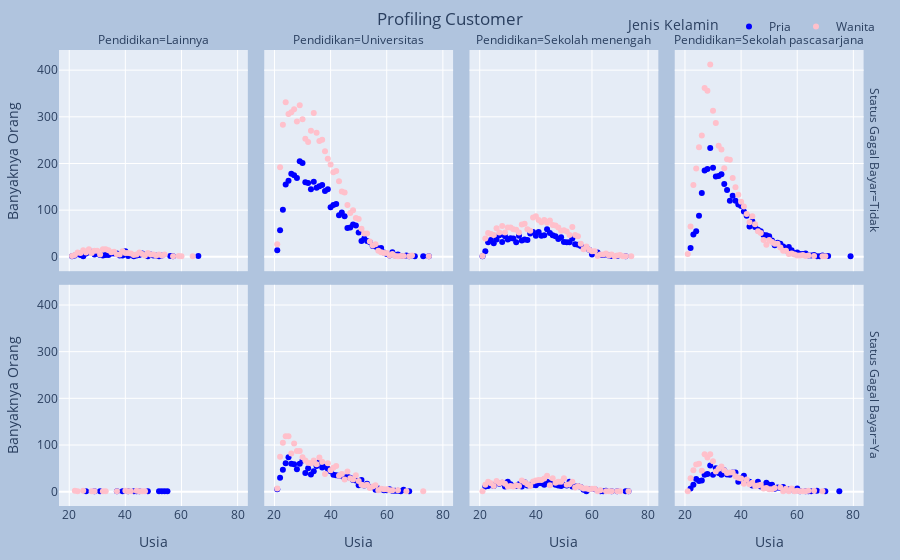

Write notebook code for a chart like this one.
### Code cell
fig=px.scatter(counts, x='AGE', y='Count', color='SEX', facet_col='EDUCATION', facet_row='default payment next month',
                labels={'AGE': 'Usia', 'Count': 'Banyaknya Orang', 'default payment next month': 'Status Gagal Bayar', 
                'SEX': 'Jenis Kelamin', 'EDUCATION': 'Pendidikan'},
                color_discrete_map={'1': 'blue', '2': 'pink'})
fig.for_each_trace(lambda t: t.update(name='Pria' if t.name == '1' else 'Wanita' if t.name == '2' else t.name))
fig.update_layout(
    title='Profiling Customer',
    title_x = 0.5,
    legend=dict(orientation="h",
    yanchor="bottom",
    y=1.02,
    xanchor="right",
    x=1),
    margin=dict(l=20, r=20, t=40, b=20),
    paper_bgcolor="LightSteelBlue")
fig.show()

### Figure 1 — Plotly figure (JSON) as saved in the notebook; plotly's stock layout.template omitted (floating-point values rounded to 4 significant figures)
{"data": [{"hovertemplate": "Jenis Kelamin=1<br>Status Gagal Bayar=Tidak<br>Pendidikan=Lainnya<br>Usia=%{x}<br>Banyaknya Orang=%{y}<extra></extra>", "legendgroup": "1", "marker": {"color": "blue", "symbol": "circle"}, "mode": "markers", "name": "Pria", "orientation": "v", "showlegend": true, "type": "scatter", "x": [21, 22, 23, 24, 25, 26, 27, 28, 29, 30, 31, 32, 33, 34, 35, 36, 37, 38, 39, 40, 41, 42, 43, 44, 45, 46, 47, 48, 49, 50, 51, 52, 53, 56, 57, 66], "xaxis": "x5", "y": [1, 3, 6, 4, 1, 7, 10, 11, 5, 7, 4, 3, 4, 4, 7, 7, 7, 3, 3, 12, 2, 5, 1, 3, 4, 7, 4, 1, 5, 3, 3, 1, 3, 2, 1, 2], "yaxis": "y5"}, {"hovertemplate": "Jenis Kelamin=1<br>Status Gagal Bayar=Tidak<br>Pendidikan=Universitas<br>Usia=%{x}<br>Banyaknya Orang=%{y}<extra></extra>", "legendgroup": "1", "marker": {"color": "blue", "symbol": "circle"}, "mode": "markers", "name": "Pria", "orientation": "v", "showlegend": false, "type": "scatter", "x": [21, 22, 23, 24, 25, 26, 27, 28, 29, 30, 31, 32, 33, 34, 35, 36, 37, 38, 39, 40, 41, 42, 43, 44, 45, 46, 47, 48, 49, 50, 51, 52, 53, 54, 55, 56, 57, 58, 59, 60, 61, 62, 63, 64, 65, 66, 67, 68, 70, 73, 75], "xaxis": "x6", "y": [14, 57, 101, 155, 163, 178, 175, 169, 205, 201, 160, 158, 145, 161, 148, 151, 154, 141, 145, 106, 111, 113, 89, 95, 87, 62, 63, 69, 67, 52, 34, 39, 34, 31, 23, 22, 18, 19, 9, 6, 3, 10, 3, 5, 2, 2, 3, 1, 1, 1, 1], "yaxis": "y6"}, {"hovertemplate": "Jenis Kelamin=1<br>Status Gagal Bayar=Tidak<br>Pendidikan=Sekolah menengah<br>Usia=%{x}<br>Banyaknya Orang=%{y}<extra></extra>", "legendgroup": "1", "marker": {"color": "blue", "symbol": "circle"}, "mode": "markers", "name": "Pria", "orientation": "v", "showlegend": false, "type": "scatter", "x": [21, 22, 23, 24, 25, 26, 27, 28, 29, 30, 31, 32, 33, 34, 35, 36, 37, 38, 39, 40, 41, 42, 43, 44, 45, 46, 47, 48, 49, 50, 51, 52, 53, 54, 55, 56, 57, 58, 59, 60, 61, 62, 63, 64, 65, 66, 67, 69, 72], "xaxis": "x7", "y": [1, 12, 31, 36, 29, 37, 46, 32, 44, 37, 40, 39, 31, 45, 35, 37, 36, 50, 53, 45, 53, 45, 46, 59, 51, 46, 44, 38, 42, 32, 31, 31, 39, 27, 26, 23, 19, 19, 15, 5, 8, 9, 4, 4, 5, 3, 2, 2, 1], "yaxis": "y7"}, {"hovertemplate": "Jenis Kelamin=1<br>Status Gagal Bayar=Tidak<br>Pendidikan=Sekolah pascasarjana<br>Usia=%{x}<br>Banyaknya Orang=%{y}<extra></extra>", "legendgroup": "1", "marker": {"color": "blue", "symbol": "circle"}, "mode": "markers", "name": "Pria", "orientation": "v", "showlegend": false, "type": "scatter", "x": [22, 23, 24, 25, 26, 27, 28, 29, 30, 31, 32, 33, 34, 35, 36, 37, 38, 39, 40, 41, 42, 43, 44, 45, 46, 47, 48, 49, 50, 51, 52, 53, 54, 55, 56, 57, 58, 59, 60, 61, 62, 63, 64, 65, 66, 67, 68, 69, 70, 71, 79], "xaxis": "x8", "y": [19, 48, 55, 88, 137, 185, 188, 233, 191, 172, 173, 177, 156, 143, 120, 131, 120, 112, 109, 97, 88, 65, 76, 64, 58, 55, 47, 46, 44, 35, 25, 30, 28, 22, 14, 21, 14, 8, 9, 6, 6, 7, 3, 3, 4, 1, 1, 3, 2, 2, 1], "yaxis": "y8"}, {"hovertemplate": "Jenis Kelamin=1<br>Status Gagal Bayar=Ya<br>Pendidikan=Lainnya<br>Usia=%{x}<br>Banyaknya Orang=%{y}<extra></extra>", "legendgroup": "1", "marker": {"color": "blue", "symbol": "circle"}, "mode": "markers", "name": "Pria", "orientation": "v", "showlegend": false, "type": "scatter", "x": [26, 29, 31, 37, 39, 41, 43, 44, 45, 48, 52, 53, 54, 55], "xaxis": "x", "y": [1, 1, 1, 1, 1, 1, 1, 1, 1, 1, 1, 1, 1, 1], "yaxis": "y"}, {"hovertemplate": "Jenis Kelamin=1<br>Status Gagal Bayar=Ya<br>Pendidikan=Universitas<br>Usia=%{x}<br>Banyaknya Orang=%{y}<extra></extra>", "legendgroup": "1", "marker": {"color": "blue", "symbol": "circle"}, "mode": "markers", "name": "Pria", "orientation": "v", "showlegend": false, "type": "scatter", "x": [21, 22, 23, 24, 25, 26, 27, 28, 29, 30, 31, 32, 33, 34, 35, 36, 37, 38, 39, 40, 41, 42, 43, 44, 45, 46, 47, 48, 49, 50, 51, 52, 53, 54, 55, 56, 57, 58, 59, 60, 61, 62, 63, 64, 65, 66, 68], "xaxis": "x2", "y": [5, 30, 47, 61, 74, 60, 59, 48, 60, 67, 40, 50, 37, 44, 55, 64, 52, 54, 49, 44, 36, 35, 34, 34, 28, 32, 30, 25, 24, 14, 25, 13, 17, 10, 10, 4, 7, 5, 3, 3, 5, 2, 2, 2, 1, 4, 1], "yaxis": "y2"}, {"hovertemplate": "Jenis Kelamin=1<br>Status Gagal Bayar=Ya<br>Pendidikan=Sekolah menengah<br>Usia=%{x}<br>Banyaknya Orang=%{y}<extra></extra>", "legendgroup": "1", "marker": {"color": "blue", "symbol": "circle"}, "mode": "markers", "name": "Pria", "orientation": "v", "showlegend": false, "type": "scatter", "x": [22, 23, 24, 25, 26, 27, 28, 29, 30, 31, 32, 33, 34, 35, 36, 37, 38, 39, 40, 41, 42, 43, 44, 45, 46, 47, 48, 49, 50, 51, 52, 53, 54, 55, 56, 57, 58, 59, 61, 63, 64, 65, 67, 69, 72, 73], "xaxis": "x3", "y": [11, 12, 16, 12, 18, 17, 19, 11, 21, 16, 12, 12, 16, 11, 20, 13, 15, 15, 14, 18, 18, 15, 21, 18, 18, 15, 13, 12, 15, 13, 21, 11, 11, 12, 10, 4, 1, 5, 5, 1, 1, 2, 1, 1, 1, 1], "yaxis": "y3"}, {"hovertemplate": "Jenis Kelamin=1<br>Status Gagal Bayar=Ya<br>Pendidikan=Sekolah pascasarjana<br>Usia=%{x}<br>Banyaknya Orang=%{y}<extra></extra>", "legendgroup": "1", "marker": {"color": "blue", "symbol": "circle"}, "mode": "markers", "name": "Pria", "orientation": "v", "showlegend": false, "type": "scatter", "x": [22, 23, 24, 25, 26, 27, 28, 29, 30, 31, 32, 33, 34, 35, 36, 37, 38, 39, 40, 41, 42, 43, 44, 45, 46, 47, 48, 49, 50, 51, 52, 53, 54, 55, 56, 57, 58, 59, 60, 61, 63, 64, 65, 67, 70, 75], "xaxis": "x4", "y": [7, 15, 27, 23, 24, 36, 38, 56, 36, 50, 40, 36, 46, 37, 36, 41, 41, 21, 29, 34, 24, 21, 13, 16, 21, 11, 11, 19, 15, 15, 6, 9, 8, 10, 5, 5, 5, 2, 7, 1, 1, 1, 1, 2, 1, 1], "yaxis": "y4"}, {"hovertemplate": "Jenis Kelamin=2<br>Status Gagal Bayar=Tidak<br>Pendidikan=Lainnya<br>Usia=%{x}<br>Banyaknya Orang=%{y}<extra></extra>", "legendgroup": "2", "marker": {"color": "pink", "symbol": "circle"}, "mode": "markers", "name": "Wanita", "orientation": "v", "showlegend": true, "type": "scatter", "x": [21, 22, 23, 24, 25, 26, 27, 28, 29, 30, 31, 32, 33, 34, 35, 36, 37, 38, 39, 40, 41, 42, 43, 44, 45, 46, 47, 48, 49, 50, 51, 52, 53, 54, 57, 59, 60, 64], "xaxis": "x5", "y": [2, 4, 9, 8, 14, 9, 16, 8, 13, 13, 5, 16, 16, 14, 10, 11, 5, 5, 12, 8, 8, 7, 4, 5, 9, 6, 3, 8, 5, 5, 3, 5, 3, 5, 1, 2, 1, 1], "yaxis": "y5"}, {"hovertemplate": "Jenis Kelamin=2<br>Status Gagal Bayar=Tidak<br>Pendidikan=Universitas<br>Usia=%{x}<br>Banyaknya Orang=%{y}<extra></extra>", "legendgroup": "2", "marker": {"color": "pink", "symbol": "circle"}, "mode": "markers", "name": "Wanita", "orientation": "v", "showlegend": false, "type": "scatter", "x": [21, 22, 23, 24, 25, 26, 27, 28, 29, 30, 31, 32, 33, 34, 35, 36, 37, 38, 39, 40, 41, 42, 43, 44, 45, 46, 47, 48, 49, 50, 51, 52, 53, 54, 55, 56, 57, 58, 59, 60, 61, 62, 63, 64, 65, 66, 68, 69, 75], "xaxis": "x6", "y": [27, 192, 283, 331, 306, 310, 316, 290, 325, 295, 253, 246, 270, 308, 266, 248, 251, 226, 210, 198, 181, 184, 162, 140, 138, 111, 94, 100, 83, 81, 60, 50, 50, 33, 24, 27, 13, 10, 8, 8, 3, 6, 2, 1, 2, 2, 1, 3, 1], "yaxis": "y6"}, {"hovertemplate": "Jenis Kelamin=2<br>Status Gagal Bayar=Tidak<br>Pendidikan=Sekolah menengah<br>Usia=%{x}<br>Banyaknya Orang=%{y}<extra></extra>", "legendgroup": "2", "marker": {"color": "pink", "symbol": "circle"}, "mode": "markers", "name": "Wanita", "orientation": "v", "showlegend": false, "type": "scatter", "x": [21, 22, 23, 24, 25, 26, 27, 28, 29, 30, 31, 32, 33, 34, 35, 36, 37, 38, 39, 40, 41, 42, 43, 44, 45, 46, 47, 48, 49, 50, 51, 52, 53, 54, 55, 56, 57, 58, 59, 60, 61, 62, 63, 64, 65, 66, 67, 68, 69, 70, 71, 72, 74], "xaxis": "x7", "y": [2, 39, 51, 49, 47, 61, 52, 66, 52, 63, 63, 59, 58, 52, 69, 71, 59, 56, 84, 87, 79, 74, 79, 73, 78, 68, 67, 63, 56, 57, 54, 47, 64, 47, 44, 28, 16, 22, 15, 12, 12, 2, 5, 5, 7, 3, 5, 1, 3, 4, 1, 1, 1], "yaxis": "y7"}, {"hovertemplate": "Jenis Kelamin=2<br>Status Gagal Bayar=Tidak<br>Pendidikan=Sekolah pascasarjana<br>Usia=%{x}<br>Banyaknya Orang=%{y}<extra></extra>", "legendgroup": "2", "marker": {"color": "pink", "symbol": "circle"}, "mode": "markers", "name": "Wanita", "orientation": "v", "showlegend": false, "type": "scatter", "x": [21, 22, 23, 24, 25, 26, 27, 28, 29, 30, 31, 32, 33, 34, 35, 36, 37, 38, 39, 40, 41, 42, 43, 44, 45, 46, 47, 48, 49, 50, 51, 52, 53, 54, 55, 56, 57, 58, 59, 60, 61, 62, 63, 64, 66, 69, 70], "xaxis": "x8", "y": [6, 65, 154, 189, 235, 260, 362, 356, 412, 313, 287, 238, 230, 190, 209, 208, 169, 149, 133, 118, 108, 92, 74, 87, 70, 55, 51, 36, 26, 36, 32, 28, 28, 20, 13, 13, 6, 7, 5, 3, 3, 4, 2, 3, 2, 1, 1], "yaxis": "y8"}, {"hovertemplate": "Jenis Kelamin=2<br>Status Gagal Bayar=Ya<br>Pendidikan=Lainnya<br>Usia=%{x}<br>Banyaknya Orang=%{y}<extra></extra>", "legendgroup": "2", "marker": {"color": "pink", "symbol": "circle"}, "mode": "markers", "name": "Wanita", "orientation": "v", "showlegend": false, "type": "scatter", "x": [22, 23, 25, 28, 29, 32, 33, 37, 40, 41, 42, 44, 45, 46, 47], "xaxis": "x", "y": [2, 1, 2, 1, 1, 1, 1, 1, 2, 1, 1, 2, 1, 1, 1], "yaxis": "y"}, {"hovertemplate": "Jenis Kelamin=2<br>Status Gagal Bayar=Ya<br>Pendidikan=Universitas<br>Usia=%{x}<br>Banyaknya Orang=%{y}<extra></extra>", "legendgroup": "2", "marker": {"color": "pink", "symbol": "circle"}, "mode": "markers", "name": "Wanita", "orientation": "v", "showlegend": false, "type": "scatter", "x": [21, 22, 23, 24, 25, 26, 27, 28, 29, 30, 31, 32, 33, 34, 35, 36, 37, 38, 39, 40, 41, 42, 43, 44, 45, 46, 47, 48, 49, 50, 51, 52, 53, 54, 55, 56, 57, 58, 59, 60, 61, 62, 64, 67, 73], "xaxis": "x2", "y": [7, 75, 105, 119, 119, 82, 103, 87, 87, 74, 67, 62, 61, 67, 59, 73, 64, 38, 61, 46, 51, 55, 34, 38, 26, 43, 29, 26, 35, 23, 15, 13, 15, 8, 11, 14, 3, 6, 5, 5, 3, 3, 3, 1, 1], "yaxis": "y2"}, {"hovertemplate": "Jenis Kelamin=2<br>Status Gagal Bayar=Ya<br>Pendidikan=Sekolah menengah<br>Usia=%{x}<br>Banyaknya Orang=%{y}<extra></extra>", "legendgroup": "2", "marker": {"color": "pink", "symbol": "circle"}, "mode": "markers", "name": "Wanita", "orientation": "v", "showlegend": false, "type": "scatter", "x": [21, 22, 23, 24, 25, 26, 27, 28, 29, 30, 31, 32, 33, 34, 35, 36, 37, 38, 39, 40, 41, 42, 43, 44, 45, 46, 47, 48, 49, 50, 51, 52, 53, 54, 55, 56, 57, 58, 59, 60, 61, 62, 63, 65, 66, 67, 69, 70, 73], "xaxis": "x3", "y": [1, 15, 21, 18, 12, 23, 18, 20, 17, 11, 12, 11, 14, 12, 24, 20, 16, 12, 22, 24, 25, 25, 28, 34, 14, 29, 19, 21, 21, 29, 15, 16, 21, 9, 12, 10, 7, 7, 5, 6, 6, 1, 3, 1, 1, 1, 1, 1, 1], "yaxis": "y3"}, {"hovertemplate": "Jenis Kelamin=2<br>Status Gagal Bayar=Ya<br>Pendidikan=Sekolah pascasarjana<br>Usia=%{x}<br>Banyaknya Orang=%{y}<extra></extra>", "legendgroup": "2", "marker": {"color": "pink", "symbol": "circle"}, "mode": "markers", "name": "Wanita", "orientation": "v", "showlegend": false, "type": "scatter", "x": [21, 22, 23, 24, 25, 26, 27, 28, 29, 30, 31, 32, 33, 34, 35, 36, 37, 38, 39, 40, 41, 42, 43, 44, 45, 46, 47, 48, 49, 50, 51, 52, 54, 55, 56, 57, 58, 59, 60, 61, 62, 63, 64, 66, 69], "xaxis": "x4", "y": [1, 29, 46, 58, 60, 45, 80, 73, 80, 65, 43, 49, 54, 46, 40, 41, 41, 33, 30, 28, 17, 26, 16, 19, 12, 13, 15, 7, 8, 5, 5, 8, 9, 1, 6, 1, 7, 1, 2, 1, 1, 1, 2, 2, 1], "yaxis": "y4"}], "layout": {"annotations": [{"font": {}, "showarrow": false, "text": "Pendidikan=Lainnya", "x": 0.115, "xanchor": "center", "xref": "paper", "y": 1, "yanchor": "bottom", "yref": "paper"}, {"font": {}, "showarrow": false, "text": "Pendidikan=Universitas", "x": 0.365, "xanchor": "center", "xref": "paper", "y": 1, "yanchor": "bottom", "yref": "paper"}, {"font": {}, "showarrow": false, "text": "Pendidikan=Sekolah menengah", "x": 0.615, "xanchor": "center", "xref": "paper", "y": 1, "yanchor": "bottom", "yref": "paper"}, {"font": {}, "showarrow": false, "text": "Pendidikan=Sekolah pascasarjana", "x": 0.865, "xanchor": "center", "xref": "paper", "y": 1, "yanchor": "bottom", "yref": "paper"}, {"font": {}, "showarrow": false, "text": "Status Gagal Bayar=Ya", "textangle": 90, "x": 0.98, "xanchor": "left", "xref": "paper", "y": 0.2425, "yanchor": "middle", "yref": "paper"}, {"font": {}, "showarrow": false, "text": "Status Gagal Bayar=Tidak", "textangle": 90, "x": 0.98, "xanchor": "left", "xref": "paper", "y": 0.7575, "yanchor": "middle", "yref": "paper"}], "legend": {"orientation": "h", "title": {"text": "Jenis Kelamin"}, "tracegroupgap": 0, "x": 1, "xanchor": "right", "y": 1.02, "yanchor": "bottom"}, "margin": {"b": 20, "l": 20, "r": 20, "t": 40}, "paper_bgcolor": "LightSteelBlue", "title": {"text": "Profiling Customer", "x": 0.5}, "xaxis": {"anchor": "y", "domain": [0, 0.23], "title": {"text": "Usia"}}, "xaxis2": {"anchor": "y2", "domain": [0.25, 0.48], "matches": "x", "title": {"text": "Usia"}}, "xaxis3": {"anchor": "y3", "domain": [0.5, 0.73], "matches": "x", "title": {"text": "Usia"}}, "xaxis4": {"anchor": "y4", "domain": [0.75, 0.98], "matches": "x", "title": {"text": "Usia"}}, "xaxis5": {"anchor": "y5", "domain": [0, 0.23], "matches": "x", "showticklabels": false}, "xaxis6": {"anchor": "y6", "domain": [0.25, 0.48], "matches": "x", "showticklabels": false}, "xaxis7": {"anchor": "y7", "domain": [0.5, 0.73], "matches": "x", "showticklabels": false}, "xaxis8": {"anchor": "y8", "domain": [0.75, 0.98], "matches": "x", "showticklabels": false}, "yaxis": {"anchor": "x", "domain": [0, 0.485], "title": {"text": "Banyaknya Orang"}}, "yaxis2": {"anchor": "x2", "domain": [0, 0.485], "matches": "y", "showticklabels": false}, "yaxis3": {"anchor": "x3", "domain": [0, 0.485], "matches": "y", "showticklabels": false}, "yaxis4": {"anchor": "x4", "domain": [0, 0.485], "matches": "y", "showticklabels": false}, "yaxis5": {"anchor": "x5", "domain": [0.515, 1], "matches": "y", "title": {"text": "Banyaknya Orang"}}, "yaxis6": {"anchor": "x6", "domain": [0.515, 1], "matches": "y", "showticklabels": false}, "yaxis7": {"anchor": "x7", "domain": [0.515, 1], "matches": "y", "showticklabels": false}, "yaxis8": {"anchor": "x8", "domain": [0.515, 1], "matches": "y", "showticklabels": false}}}
